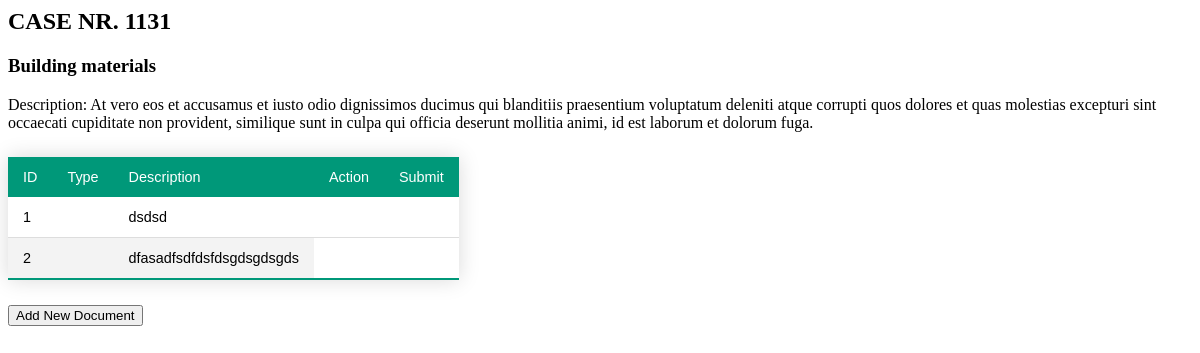
The app's page /output?case_id=1131, older data.
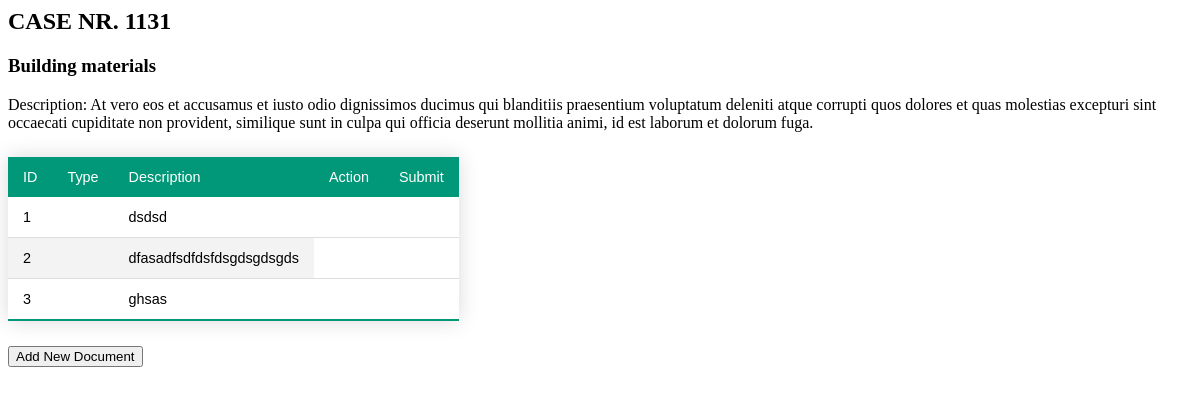
The same page, newer data.
### tables this page shows
CREATE TABLE CASES (ID INTEGER PRIMARY KEY AUTOINCREMENT UNIQUE, TITLE TEXT (40) NOT NULL, DESCRIPTION TEXT (500) NOT NULL, "CREATION DATE" DATE NOT NULL, CREATOR REFERENCES USERS (ID), PRICE NOT NULL);

CREATE TABLE DOCUMENTS (ID INTEGER PRIMARY KEY AUTOINCREMENT NOT NULL, TYPE, FILE, CASE_ID REFERENCES CASES (ID), DESCRIPTION, CREATION_DATE);

### app.py (the view)
@app.route('/output', methods = ['GET', 'POST'])
def output():
    value = request.args.get('case_id')
    con = sql.connect(DATABASE)
    con.row_factory = sql.Row
    cur = con.cursor()
    cur.execute("SELECT * from CASES WHERE ID IS %s" %value)
    case_info = cur.fetchall()[0];
    cur.execute("SELECT * from DOCUMENTS WHERE CASE_ID IS %s" %value)
    documents = cur.fetchall();
    if request.method == "POST":
        case_id = request.form.get("case_id", None)
        return redirect(url_for("add"), case_id = case_id)
    return render_template("output.html", case_info  = case_info, documents = documents)

### templates/output.html (shortened to what this page needs)
<html>
  <head>
  </head>
  <body>
    <h2>CASE NR. {{ case_info[0] }}</h2>
    <div>
      <h3>{{ case_info[1] }}</h3>
      </div>
    <div>
        Description: {{ case_info[2] }}
    </div>
    <table id="myTable" class="styled-table  table-responsive">
                        <thead>
                            <td>ID</td>
                            <td>Type</td>
                            <td>Description</td>
                            <td>Action</td>
                            <td>Submit</td>
                        </thead>
                        {% for row in documents %}
                        <td>{{row["ID"]}}</td>
                        <td>{{row["DOCUMENT TYPE"]}}</td>
                        <td>{{row["DESCRIPTION"]}}</td>
         {% endfor %}
        </table>
        <form action="/add" method="get">
             <input type="submit"  value="Add New Document">
        </form>
  </body>
</html>

### templates/output.html (style rules this page uses)
.styled-table { border-collapse: collapse; margin: 25px 0; font-size: 0.9em; font-family: sans-serif; min-width: 400px; box-shadow: 0 0 20px rgba(0, 0, 0, 0.15); }
.styled-table th, .styled-table td { padding: 12px 15px; }

Row changes from the older to the newer data that the page shows:
now on this page (row edited): DOCUMENTS: ID "3", DESCRIPTION "ghsas"
